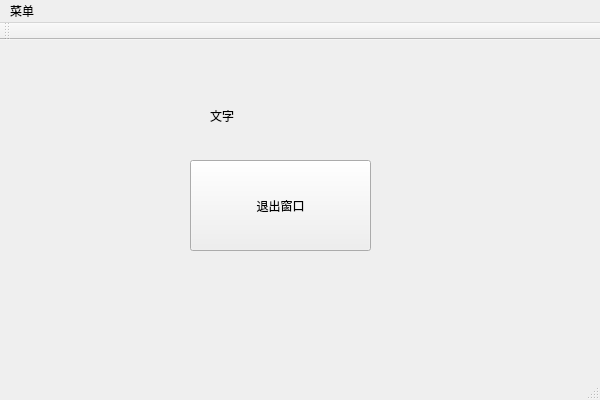
<?xml version="1.0" encoding="UTF-8"?>
<ui version="4.0">
 <class>MainWindowClass</class>
 <widget class="QMainWindow" name="MainWindowClass">
  <property name="geometry">
   <rect>
    <x>0</x>
    <y>0</y>
    <width>600</width>
    <height>400</height>
   </rect>
  </property>
  <property name="windowTitle">
   <string>MainWindow</string>
  </property>
  <widget class="QWidget" name="centralWidget">
   <widget class="QPushButton" name="But1">
    <property name="geometry">
     <rect>
      <x>190</x>
      <y>120</y>
      <width>181</width>
      <height>91</height>
     </rect>
    </property>
    <property name="text">
     <string>退出窗口</string>
    </property>
   </widget>
   <widget class="QLabel" name="text">
    <property name="geometry">
     <rect>
      <x>210</x>
      <y>50</y>
      <width>141</width>
      <height>51</height>
     </rect>
    </property>
    <property name="text">
     <string>文字</string>
    </property>
   </widget>
  </widget>
  <widget class="QMenuBar" name="menuBar">
   <property name="geometry">
    <rect>
     <x>0</x>
     <y>0</y>
     <width>600</width>
     <height>23</height>
    </rect>
   </property>
   <widget class="QMenu" name="menu">
    <property name="title">
     <string>菜单</string>
    </property>
   </widget>
   <addaction name="menu"/>
  </widget>
  <widget class="QToolBar" name="mainToolBar">
   <attribute name="toolBarArea">
    <enum>TopToolBarArea</enum>
   </attribute>
   <attribute name="toolBarBreak">
    <bool>false</bool>
   </attribute>
  </widget>
  <widget class="QStatusBar" name="statusBar"/>
 </widget>
 <layoutdefault spacing="6" margin="11"/>
 <resources>
  <include location="MainWindow.qrc"/>
 </resources>
 <connections/>
</ui>
